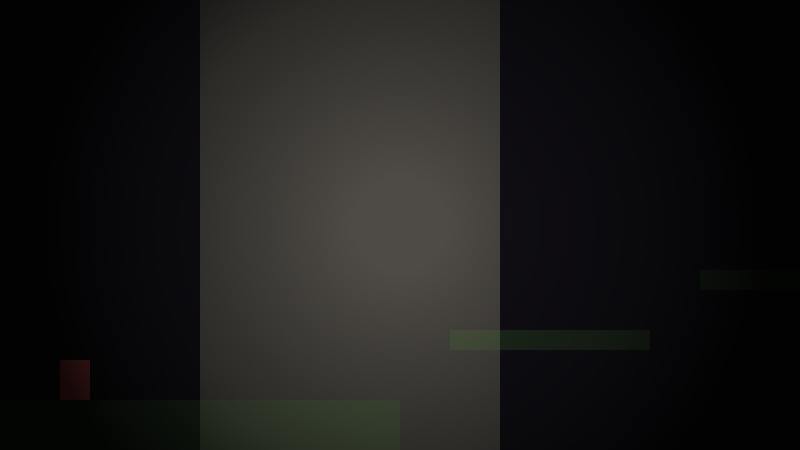
Frame 1 (no input)
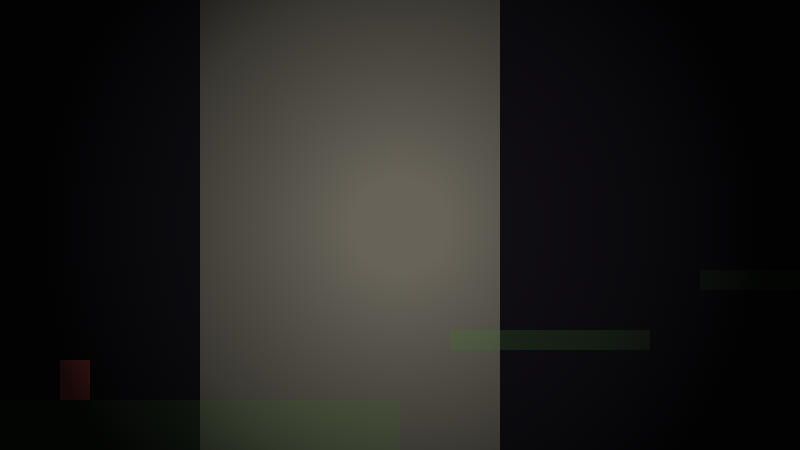
Frame 60 (no input)
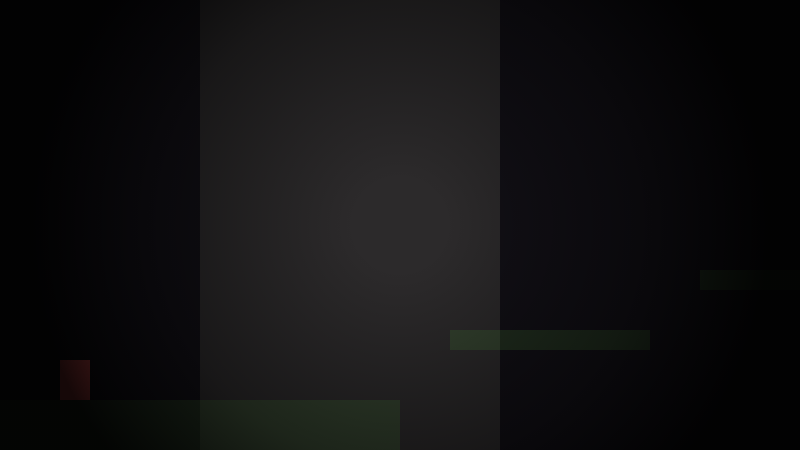
Frame 120 (the mouse pressed at the canvas centre since frame 60)

The p5.js sketch that drew these frames (run headless with seeded random() and noise() and a simulated clock; from frame 60 on, the mouse is pressed at the canvas centre):

// p5.js sketch
// ── sketch.js
// ── Constants ─────────────────────────────────────────────────────────────────
const GRAVITY    = 0.6;
const MOVE_SPEED = 4;
const JUMP_FORCE = -12;
const TERM_VEL   = 16;
const WORLD_W    = 2350;

// ── State ─────────────────────────────────────────────────────────────────────
let player;
let platforms;
let camX = 0;

// Three background light sources positioned across the world.
// Each pulses independently via a sine wave on `phase` + `speed`.
const LIGHT_SOURCES = [
  { x: 200,  y: 0, w: 300, h: 450, phase: 0.0,  speed: 0.038 },
  { x: 850,  y: 0, w: 240, h: 450, phase: 2.1,  speed: 0.055 },
  { x: 1480, y: 0, w: 320, h: 450, phase: 1.4,  speed: 0.031 },
];

// ── Setup ─────────────────────────────────────────────────────────────────────
function setup() {
  createCanvas(800, 450);
  noSmooth();

  player = {
    x: 60, y: 360,
    w: 30, h: 40,
    vx: 0, vy: 0,
    onGround: false
  };

  platforms = [
    { x: 0,    y: 400, w: 400, h: 50 },  // [0] ground – left
    { x: 450,  y: 330, w: 200, h: 20 },  // [1] low step
    { x: 700,  y: 270, w: 180, h: 20 },  // [2] mid-high
    { x: 950,  y: 330, w: 150, h: 20 },  // [3] back down
    { x: 1150, y: 230, w: 200, h: 20 },  // [4] highest point
    { x: 1400, y: 350, w: 180, h: 20 },  // [5] descent step
    { x: 1550, y: 400, w: 800, h: 50 },  // [6] ground – right
  ];
}

// ── Main Loop ─────────────────────────────────────────────────────────────────
function draw() {
  // Near-black base — not sky blue, not a tinted screen
  background(18, 16, 22);

  updatePlayer();
  updateCamera();

  // World-space layer (scrolls with camera)
  push();
  translate(-camX, 0);
  drawLights();      // harsh glare columns behind everything
  drawPlatforms();   // faint, low-opacity surfaces
  drawPlayer();
  pop();

  // Screen-space layer (fixed to canvas, drawn last)
  drawVignette();
}

// ── Physics & Collision ───────────────────────────────────────────────────────
function updatePlayer() {
  player.vx = 0;
  if (keyIsDown(LEFT_ARROW))  player.vx = -MOVE_SPEED;
  if (keyIsDown(RIGHT_ARROW)) player.vx =  MOVE_SPEED;

  player.vy += GRAVITY;
  if (player.vy > TERM_VEL) player.vy = TERM_VEL;

  player.onGround = false;

  // Horizontal move → resolve
  player.x += player.vx;
  for (let p of platforms) {
    if (overlaps(player, p)) {
      player.x  = player.vx > 0 ? p.x - player.w : p.x + p.w;
      player.vx = 0;
    }
  }
  player.x = constrain(player.x, 0, WORLD_W - player.w);

  // Vertical move → resolve
  player.y += player.vy;
  for (let p of platforms) {
    if (overlaps(player, p)) {
      if (player.vy > 0) { player.y = p.y - player.h; player.onGround = true; }
      else               { player.y = p.y + p.h; }
      player.vy = 0;
    }
  }

  if (player.y > height + 200) {
    player.x = 60; player.y = 360; player.vy = 0;
  }
}

function keyPressed() {
  if (keyCode === UP_ARROW && player.onGround) {
    player.vy = JUMP_FORCE;
    player.onGround = false;
  }
}

function overlaps(a, b) {
  return a.x       < b.x + b.w &&
         a.x + a.w > b.x       &&
         a.y       < b.y + b.h &&
         a.y + a.h > b.y;
}

// ── Camera ────────────────────────────────────────────────────────────────────
function updateCamera() {
  camX = constrain(player.x - width / 3, 0, WORLD_W - width);
}

// ── Visual Effects ────────────────────────────────────────────────────────────

// Harsh background light columns — each pulses at its own rate and phase.
// They sit behind the platforms, creating competing glare that washes out
// the already-faint platform shapes.
function drawLights() {
  noStroke();
  for (let l of LIGHT_SOURCES) {
    // alpha oscillates between ~28 and ~100 (11%–39% opacity)
    let a = map(sin(frameCount * l.speed + l.phase), -1, 1, 28, 100);
    fill(255, 248, 210, a);  // warm white-yellow
    rect(l.x, l.y, l.w, l.h);
  }
}

// Platforms rendered at ~0.24 opacity — barely visible against the dark ground.
function drawPlatforms() {
  noStroke();
  fill(80, 140, 60, 62);   // 62/255 ≈ 0.24
  for (let p of platforms) {
    rect(p.x, p.y, p.w, p.h);
  }
}

// Player stays fully opaque — it's the world that's hard to read, not the character.
function drawPlayer() {
  noStroke();
  fill(220, 80, 80);
  rect(player.x, player.y, player.w, player.h);
}

// Permanent dark radial vignette drawn in screen space using a canvas gradient.
// Inner radius is kept small so the darkness encroaches well into the play area.
function drawVignette() {
  let ctx = drawingContext;
  let cx = width  / 2;
  let cy = height / 2;

  // Two-stop radial gradient: transparent center → opaque dark edge
  let grad = ctx.createRadialGradient(cx, cy, height * 0.1, cx, cy, height * 0.82);
  grad.addColorStop(0,   'rgba(0, 0, 0, 0)');
  grad.addColorStop(0.6, 'rgba(0, 0, 0, 0.45)');
  grad.addColorStop(1,   'rgba(0, 0, 0, 0.9)');

  ctx.fillStyle = grad;
  ctx.fillRect(0, 0, width, height);
}

// ── style.css
html, body {
  margin: 0;
  padding: 0;
  width: 100%;
  height: 100%;
  overflow: hidden;
  background: #0c0814;
}

canvas {
  display: block;
  position: absolute;
  top: 50%;
  left: 50%;
  transform-origin: center center;
  transform: translate(-50%, -50%) scale(1);
  image-rendering: auto;
}
